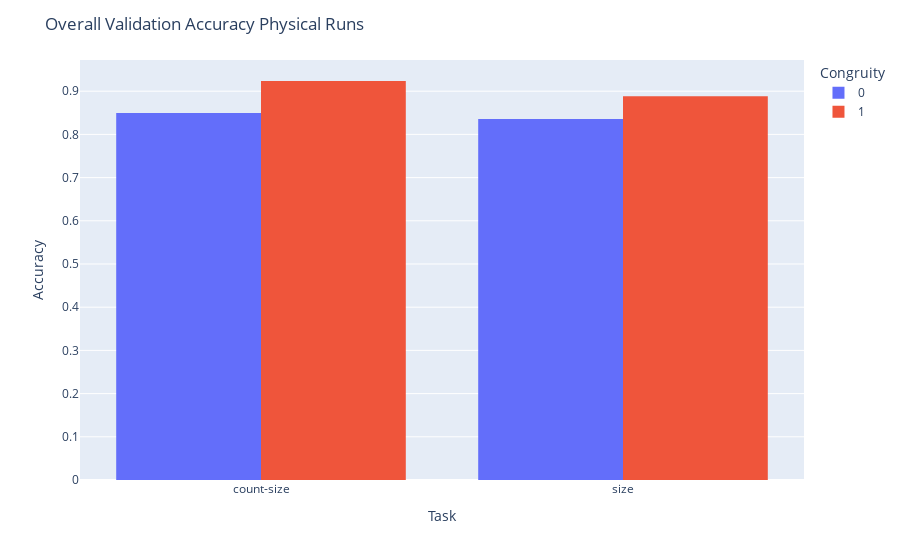

The notebook cell this image was saved under:
### Code cell
fig = px.histogram(overal_validation_df, x="Task", y="Validation Accuracy", color = "Congruity", barmode="group")
fig.update_layout(
    title='Overall Validation Accuracy Physical Runs',
    xaxis_title='Task',
    yaxis_title='Accuracy')
fig.show()

### Figure 1 — Plotly figure (JSON) as saved in the notebook; plotly's stock layout.template omitted (floating-point values rounded to 4 significant figures)
{"data": [{"alignmentgroup": "True", "bingroup": "x", "histfunc": "sum", "hovertemplate": "Congruity=0<br>Task=%{x}<br>sum of Validation Accuracy=%{y}<extra></extra>", "legendgroup": "0", "marker": {"color": "#636efa", "pattern": {"shape": ""}}, "name": "0", "offsetgroup": "0", "orientation": "v", "showlegend": true, "x": ["count-size", "size"], "xaxis": "x", "y": [0.8495, 0.8354], "yaxis": "y", "type": "histogram"}, {"alignmentgroup": "True", "bingroup": "x", "histfunc": "sum", "hovertemplate": "Congruity=1<br>Task=%{x}<br>sum of Validation Accuracy=%{y}<extra></extra>", "legendgroup": "1", "marker": {"color": "#EF553B", "pattern": {"shape": ""}}, "name": "1", "offsetgroup": "1", "orientation": "v", "showlegend": true, "x": ["count-size", "size"], "xaxis": "x", "y": [0.9236, 0.8881], "yaxis": "y", "type": "histogram"}], "layout": {"xaxis": {"anchor": "y", "domain": [0.0, 1.0], "title": {"text": "Task"}}, "yaxis": {"anchor": "x", "domain": [0.0, 1.0], "title": {"text": "Accuracy"}}, "legend": {"title": {"text": "Congruity"}, "tracegroupgap": 0}, "margin": {"t": 60}, "barmode": "group", "title": {"text": "Overall Validation Accuracy Physical Runs"}}}
